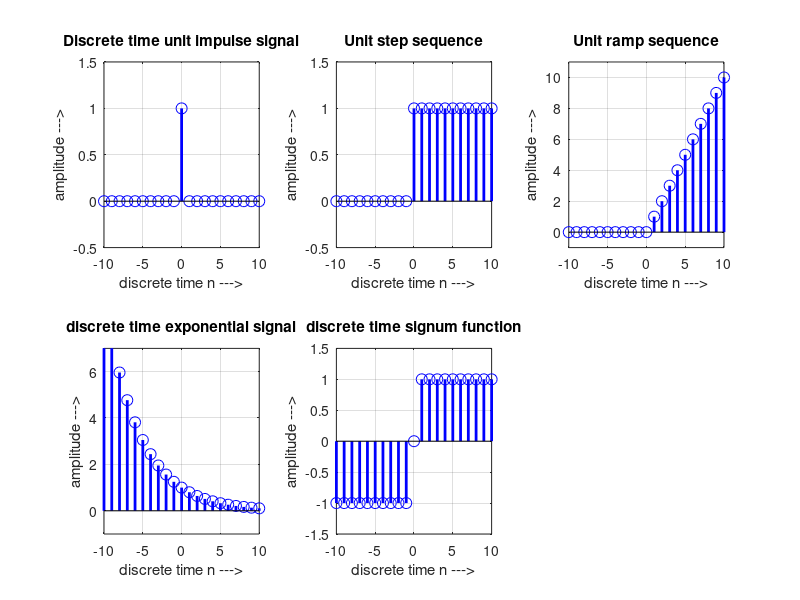
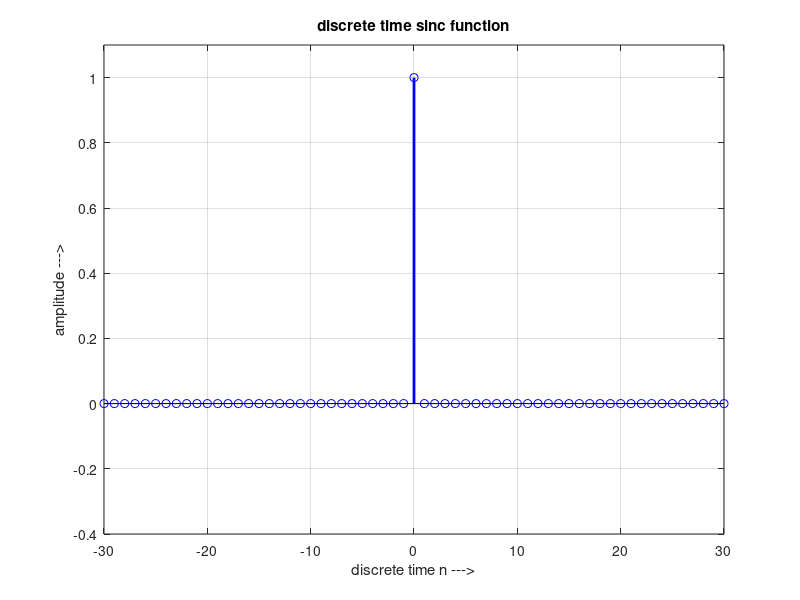

Write the MATLAB code that produced these figures, in order.
%% Discrete-Time Signals Generation and Visualization
% This script generates and plots various discrete-time signals
% Author: Rupashri Das
% Date: September 2025

close all; clc;

% Define the range of discrete time values
n = -10:10;  % Discrete time index from -10 to 10

%% 1. Unit Impulse Signal (Delta Function)
% The unit impulse signal is 1 at n=0 and 0 elsewhere
unit_impulse = zeros(size(n));  % Initialize with zeros
unit_impulse(n == 0) = 1;       % Set value to 1 at n=0

% Plot Unit Impulse
figure(1);
subplot(2, 3, 1);
stem(n, unit_impulse, 'b', 'LineWidth', 2, 'MarkerSize', 8);
xlabel('discrete time n --->');
ylabel('amplitude --->');
title('Discrete time unit impulse signal');
grid on;
axis([-10 10 -0.5 1.5]);

%% 2. Unit Step Signal
% The unit step signal is 1 for n>=0 and 0 for n<0
unit_step = zeros(size(n));     % Initialize with zeros
unit_step(n >= 0) = 1;          % Set value to 1 for n>=0

% Plot Unit Step
subplot(2, 3, 2);
stem(n, unit_step, 'b', 'LineWidth', 2, 'MarkerSize', 8);
xlabel('discrete time n --->');
ylabel('amplitude --->');
title('Unit step sequence');
grid on;
axis([-10 10 -0.5 1.5]);

%% 3. Unit Ramp Signal
% The unit ramp signal is n for n>=0 and 0 for n<0
unit_ramp = zeros(size(n));     % Initialize with zeros
unit_ramp(n >= 0) = n(n >= 0);  % Set value to n for n>=0

% Plot Unit Ramp
subplot(2, 3, 3);
stem(n, unit_ramp, 'b', 'LineWidth', 2, 'MarkerSize', 8);
xlabel('discrete time n --->');
ylabel('amplitude --->');
title('Unit ramp sequence');
grid on;
axis([-10 10 -1 11]);

%% 4. Exponential Signal
% The exponential signal is a^n where a is the base (0 < a < 1 for decay)
a = 0.8;  % Exponential decay factor
exponential_signal = a.^n;  % Calculate a^n for each n

% Plot Exponential Signal
subplot(2, 3, 4);
stem(n, exponential_signal, 'b', 'LineWidth', 2, 'MarkerSize', 8);
xlabel('discrete time n --->');
ylabel('amplitude --->');
title('discrete time exponential signal');
grid on;
axis([-10 10 -1 7]);

%% 5. Signum Function
% The signum function returns the sign of the input
% signum(n) = 1 for n>0, 0 for n=0, -1 for n<0
signum_signal = sign(n);  % MATLAB's built-in sign function

% Plot Signum Function
subplot(2, 3, 5);
stem(n, signum_signal, 'b', 'LineWidth', 2, 'MarkerSize', 8);
xlabel('discrete time n --->');
ylabel('amplitude --->');
title('discrete time signum function');
grid on;
axis([-10 10 -1.5 1.5]);

%% 6. Sinc Function
% The sinc function is sin(πn)/(πn), with sinc(0) = 1
% Manual calculation for proper discrete sinc function
n_extended = -30:30;  % Extended range for better sinc visualization

% Calculate sinc function manually: sinc(n) = sin(πn)/(πn)
sinc_signal = zeros(size(n_extended));
for i = 1:length(n_extended)
    if n_extended(i) == 0
        sinc_signal(i) = 1;  % sinc(0) = 1 by definition
    else
        sinc_signal(i) = sin(pi * n_extended(i)) / (pi * n_extended(i));
    end
end

% Create a new figure for sinc function (better visualization)
figure(2);
stem(n_extended, sinc_signal, 'b', 'LineWidth', 2, 'MarkerSize', 6);
xlabel('discrete time n --->');
ylabel('amplitude --->');
title('discrete time sinc function');
grid on;
axis([-30 30 -0.4 1.1]);

%% Display completion message
disp('All discrete-time signals have been generated and plotted successfully!');
disp('Figure 1 contains: Unit Impulse, Unit Step, Unit Ramp, Exponential, and Signum signals');
disp('Figure 2 contains: Sinc function');

%% Additional Information
% Signal characteristics:
% 1. Unit Impulse: Used as a basic building block for other signals
% 2. Unit Step: Represents a sudden change or switching function
% 3. Unit Ramp: Represents linearly increasing values
% 4. Exponential: Models growth/decay processes
% 5. Signum: Extracts the sign information from signals
% 6. Sinc: Important in sampling theory and filter design